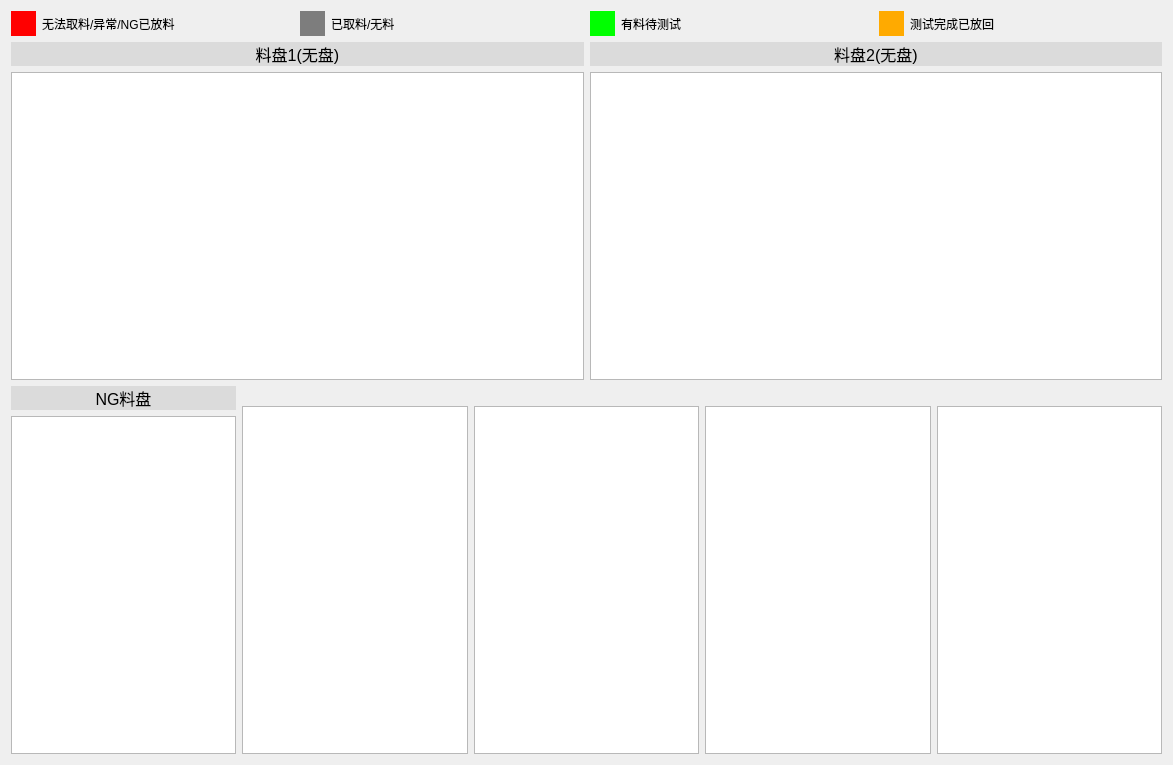
<?xml version="1.0" encoding="UTF-8"?>
<ui version="4.0">
 <class>WidgetTrayState</class>
 <widget class="QWidget" name="WidgetTrayState">
  <property name="geometry">
   <rect>
    <x>0</x>
    <y>0</y>
    <width>1173</width>
    <height>765</height>
   </rect>
  </property>
  <property name="windowTitle">
   <string>Form</string>
  </property>
  <layout class="QGridLayout" name="gridLayout">
   <item row="0" column="0">
    <layout class="QVBoxLayout" name="verticalLayout">
     <item>
      <layout class="QHBoxLayout" name="horizontalLayout_4">
       <item>
        <layout class="QHBoxLayout" name="horizontalLayout">
         <item>
          <widget class="QLabel" name="label">
           <property name="minimumSize">
            <size>
             <width>25</width>
             <height>25</height>
            </size>
           </property>
           <property name="maximumSize">
            <size>
             <width>25</width>
             <height>25</height>
            </size>
           </property>
           <property name="styleSheet">
            <string notr="true">background-color: rgb(255, 0, 0);</string>
           </property>
           <property name="text">
            <string/>
           </property>
          </widget>
         </item>
         <item>
          <widget class="QLabel" name="label_2">
           <property name="text">
            <string>无法取料/异常/NG已放料</string>
           </property>
          </widget>
         </item>
        </layout>
       </item>
       <item>
        <layout class="QHBoxLayout" name="horizontalLayout_2">
         <item>
          <widget class="QLabel" name="label_3">
           <property name="minimumSize">
            <size>
             <width>25</width>
             <height>25</height>
            </size>
           </property>
           <property name="maximumSize">
            <size>
             <width>25</width>
             <height>25</height>
            </size>
           </property>
           <property name="styleSheet">
            <string notr="true">background-color: rgb(125, 125, 125);</string>
           </property>
           <property name="text">
            <string/>
           </property>
          </widget>
         </item>
         <item>
          <widget class="QLabel" name="label_4">
           <property name="text">
            <string>已取料/无料</string>
           </property>
          </widget>
         </item>
        </layout>
       </item>
       <item>
        <layout class="QHBoxLayout" name="horizontalLayout_7">
         <item>
          <widget class="QLabel" name="label_7">
           <property name="minimumSize">
            <size>
             <width>25</width>
             <height>25</height>
            </size>
           </property>
           <property name="maximumSize">
            <size>
             <width>25</width>
             <height>25</height>
            </size>
           </property>
           <property name="styleSheet">
            <string notr="true">background-color: rgb(0, 255, 0);</string>
           </property>
           <property name="text">
            <string/>
           </property>
          </widget>
         </item>
         <item>
          <widget class="QLabel" name="label_8">
           <property name="text">
            <string>有料待测试</string>
           </property>
          </widget>
         </item>
        </layout>
       </item>
       <item>
        <layout class="QHBoxLayout" name="horizontalLayout_3">
         <item>
          <widget class="QLabel" name="label_5">
           <property name="minimumSize">
            <size>
             <width>25</width>
             <height>25</height>
            </size>
           </property>
           <property name="maximumSize">
            <size>
             <width>25</width>
             <height>25</height>
            </size>
           </property>
           <property name="styleSheet">
            <string notr="true">background-color: rgb(255, 170, 0);</string>
           </property>
           <property name="text">
            <string/>
           </property>
          </widget>
         </item>
         <item>
          <widget class="QLabel" name="label_6">
           <property name="text">
            <string>测试完成已放回</string>
           </property>
          </widget>
         </item>
        </layout>
       </item>
      </layout>
     </item>
     <item>
      <layout class="QHBoxLayout" name="horizontalLayout_5" stretch="1,1">
       <item>
        <layout class="QVBoxLayout" name="verticalLayout_9">
         <item>
          <widget class="QLabel" name="labelOKTray1">
           <property name="minimumSize">
            <size>
             <width>0</width>
             <height>20</height>
            </size>
           </property>
           <property name="maximumSize">
            <size>
             <width>16777215</width>
             <height>16777215</height>
            </size>
           </property>
           <property name="font">
            <font>
             <pointsize>12</pointsize>
            </font>
           </property>
           <property name="styleSheet">
            <string notr="true">background-color: rgb(219, 219, 219);</string>
           </property>
           <property name="text">
            <string>料盘1(无盘)</string>
           </property>
           <property name="alignment">
            <set>Qt::AlignCenter</set>
           </property>
          </widget>
         </item>
         <item>
          <widget class="QTableWidget" name="tableWidgetOKTray1"/>
         </item>
        </layout>
       </item>
       <item>
        <layout class="QVBoxLayout" name="verticalLayout_21">
         <item>
          <widget class="QLabel" name="labelOKTray2">
           <property name="minimumSize">
            <size>
             <width>0</width>
             <height>20</height>
            </size>
           </property>
           <property name="maximumSize">
            <size>
             <width>16777215</width>
             <height>16777215</height>
            </size>
           </property>
           <property name="font">
            <font>
             <pointsize>12</pointsize>
            </font>
           </property>
           <property name="styleSheet">
            <string notr="true">background-color: rgb(219, 219, 219);</string>
           </property>
           <property name="text">
            <string>料盘2(无盘)</string>
           </property>
           <property name="alignment">
            <set>Qt::AlignCenter</set>
           </property>
          </widget>
         </item>
         <item>
          <widget class="QTableWidget" name="tableWidgetOKTray2"/>
         </item>
        </layout>
       </item>
      </layout>
     </item>
    </layout>
   </item>
   <item row="1" column="0">
    <layout class="QHBoxLayout" name="horizontalLayout_10" stretch="1,1,1,1,1">
     <item>
      <layout class="QVBoxLayout" name="verticalLayout_5">
       <item>
        <widget class="QLabel" name="labelNgBlankTray">
         <property name="minimumSize">
          <size>
           <width>0</width>
           <height>20</height>
          </size>
         </property>
         <property name="maximumSize">
          <size>
           <width>16777215</width>
           <height>16777215</height>
          </size>
         </property>
         <property name="font">
          <font>
           <pointsize>12</pointsize>
          </font>
         </property>
         <property name="styleSheet">
          <string notr="true">background-color: rgb(219, 219, 219);</string>
         </property>
         <property name="text">
          <string>NG料盘</string>
         </property>
         <property name="alignment">
          <set>Qt::AlignCenter</set>
         </property>
        </widget>
       </item>
       <item>
        <widget class="QTableWidget" name="tableWidgetNgBlankTray"/>
       </item>
      </layout>
     </item>
     <item>
      <layout class="QVBoxLayout" name="verticalLayout_2">
       <item>
        <widget class="QLabel" name="label_9">
         <property name="text">
          <string/>
         </property>
        </widget>
       </item>
       <item>
        <widget class="QTableWidget" name="tableWidget"/>
       </item>
      </layout>
     </item>
     <item>
      <layout class="QVBoxLayout" name="verticalLayout_3">
       <item>
        <widget class="QLabel" name="label_10">
         <property name="text">
          <string/>
         </property>
        </widget>
       </item>
       <item>
        <widget class="QTableWidget" name="tableWidget_2"/>
       </item>
      </layout>
     </item>
     <item>
      <layout class="QVBoxLayout" name="verticalLayout_6">
       <item>
        <widget class="QLabel" name="label_12">
         <property name="text">
          <string/>
         </property>
        </widget>
       </item>
       <item>
        <widget class="QTableWidget" name="tableWidget_3"/>
       </item>
      </layout>
     </item>
     <item>
      <layout class="QVBoxLayout" name="verticalLayout_4">
       <item>
        <widget class="QLabel" name="label_11">
         <property name="text">
          <string/>
         </property>
        </widget>
       </item>
       <item>
        <widget class="QTableWidget" name="tableWidget_4"/>
       </item>
      </layout>
     </item>
    </layout>
   </item>
  </layout>
 </widget>
 <resources/>
 <connections/>
</ui>
